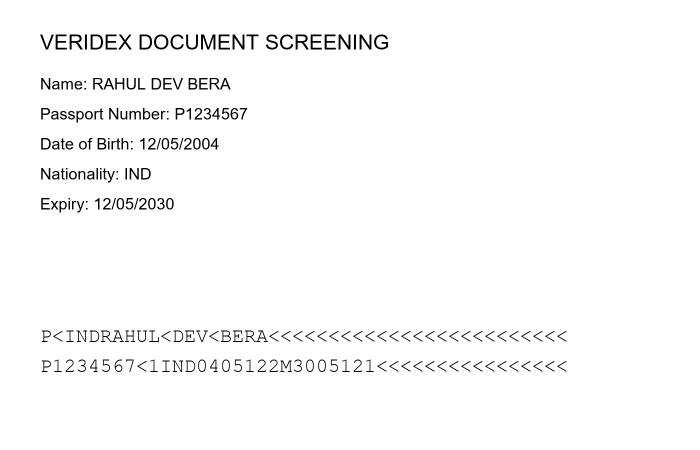
#> input picture VERIDEX/test_mrz_document.png, 1400 x 900 px (shown at 1/2 size)
$ python test_document_detector.py
#> lines starting #> are read from the running program, lines starting #| are printed output that depends on the picture; after the words box and inside, x2 and y2 are one past the last pixel; in counts of white or black regions, pixels touching at a corner belong together
#> the answer given: 1
### VERIDEX/ai_service/ocr/preprocess.py
import cv2


def preprocess_mrz(image_path: str):

#> called with image_path = 'test_mrz_document.png'
    image = cv2.imread(image_path)
#> image is the input picture: shape (900, 1400, 3); min 0, max 255, mean 249.7

    if image is None:
        raise FileNotFoundError(
            f"Could not open image: {image_path}"
        )

    height, width = image.shape[:2]
#> height = 900; width = 1400

    print("Original image:")
    print("Width:", width)
#| Width: 1400
    print("Height:", height)
#| Height: 900

    # ==========================================
    # MRZ CROP
    # ==========================================
    #
    # MRZ is normally located at the very bottom
    # of the passport data page.
    #
    # Use the bottom 22% instead of 30%.
    #

    crop_start = int(height * 0.70)
#> crop_start = 630

    mrz_region = image[
        crop_start:height,
        0:width
    ]
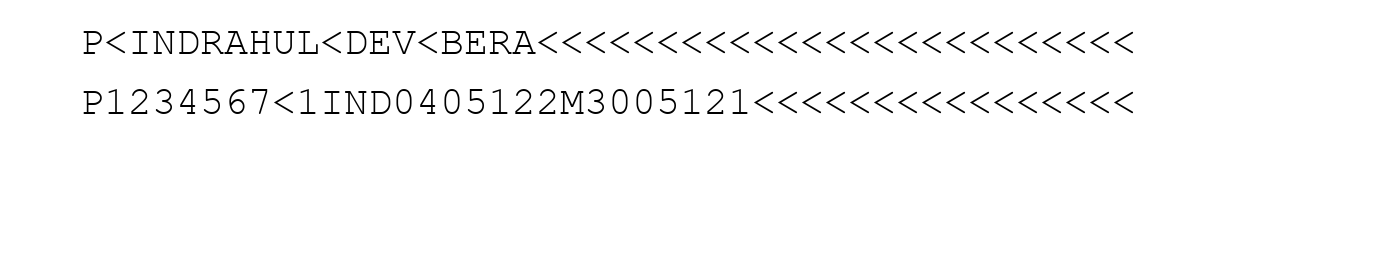
#> mrz_region: shape (270, 1400, 3); min 0, max 255, mean 249.6

    print(
        "MRZ crop starts at:",
        crop_start
    )
#| MRZ crop starts at: 630

    # ==========================================
    # GRAYSCALE
    # ==========================================

    gray = cv2.cvtColor(
        mrz_region,
        cv2.COLOR_BGR2GRAY
    )

    # ==========================================
    # UPSCALE
    # ==========================================

    gray = cv2.resize(
        gray,
        None,
        fx=4,
        fy=4,
        interpolation=cv2.INTER_CUBIC
    )
#> gray: shape (1080, 5600)

    # ==========================================
    # CONTRAST ENHANCEMENT
    # ==========================================

    clahe = cv2.createCLAHE(
        clipLimit=2.0,
        tileGridSize=(8, 8)
    )

    gray = clahe.apply(gray)

    # ==========================================
    # LIGHT NOISE REDUCTION
    # ==========================================

    gray = cv2.GaussianBlur(
        gray,
        (3, 3),
        0
    )

    # ==========================================
    # OTSU THRESHOLD
    # ==========================================

    threshold = cv2.threshold(
        gray,
        0,
        255,
        cv2.THRESH_BINARY + cv2.THRESH_OTSU
    )[1]
#> threshold: shape (1080, 5600); 97.6% white; 86 black regions, largest, box (x1, y1, x2, y2) and area: (807, 123, 991, 217) 5106, (1959, 123, 2143, 217) 5095, (2242, 363, 2335, 457) 3066

    # ==========================================
    # MORPHOLOGICAL CLEANUP
    # ==========================================

    kernel = cv2.getStructuringElement(
        cv2.MORPH_RECT,
        (2, 2)
    )

    threshold = cv2.morphologyEx(
        threshold,
        cv2.MORPH_CLOSE,
        kernel
    )
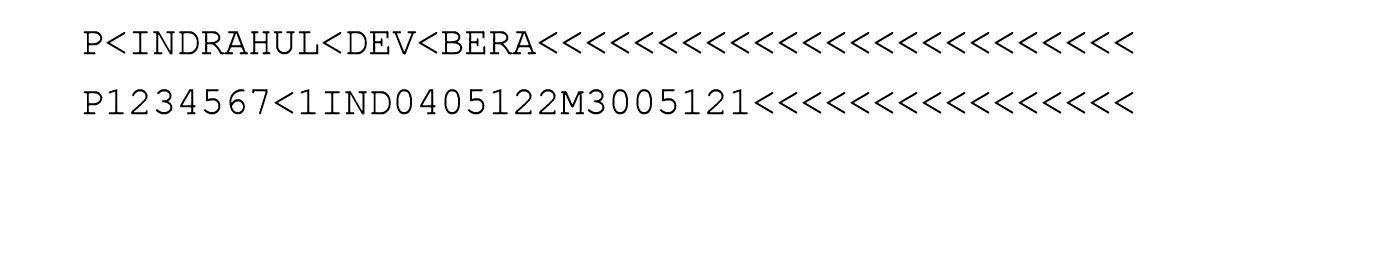
#> threshold: shape (1080, 5600) (shown at 1/4 size); 97.6% white; 86 black regions, largest, box (x1, y1, x2, y2) and area: (808, 125, 992, 218) 5102, (1960, 125, 2144, 218) 5088, (2243, 364, 2336, 457) 3061

    return threshold

### VERIDEX/ai_service/ocr/extractor.py
import pytesseract

from ai_service.ocr.preprocess import preprocess_mrz
from ai_service.ocr.mrz_normalizer import normalize_mrz_lines
from ai_service.ocr.mrz_parser import parse_passport_mrz
from ai_service.ocr.mrz_validator import validate_mrz_structure


# ==================================================
# TESSERACT
# ==================================================

pytesseract.pytesseract.tesseract_cmd = (
    r"C:\Program Files\Tesseract-OCR\tesseract.exe"
)


# ==================================================
# MRZ OCR CONFIGURATION
# ==================================================

MRZ_CONFIG = (
    "--oem 3 "
    "--psm 6 "
    "-c tessedit_char_whitelist="
    "ABCDEFGHIJKLMNOPQRSTUVWXYZ0123456789<"
)


# ==================================================
# CLEAN MRZ CHARACTER
# ==================================================

# [11 lines left out: function clean_mrz_text, not called in this run]


# ==================================================
# EXTRACT MRZ LINES
# ==================================================

def extract_mrz_lines(image_path: str):

    # ----------------------------------------------
    # STEP 1 — PREPROCESS IMAGE
    # ----------------------------------------------

    processed = preprocess_mrz(image_path)

    # ----------------------------------------------
    # STEP 2 — OCR
    # ----------------------------------------------

#> (the run stopped early here; a loop or call above may not have finished)
